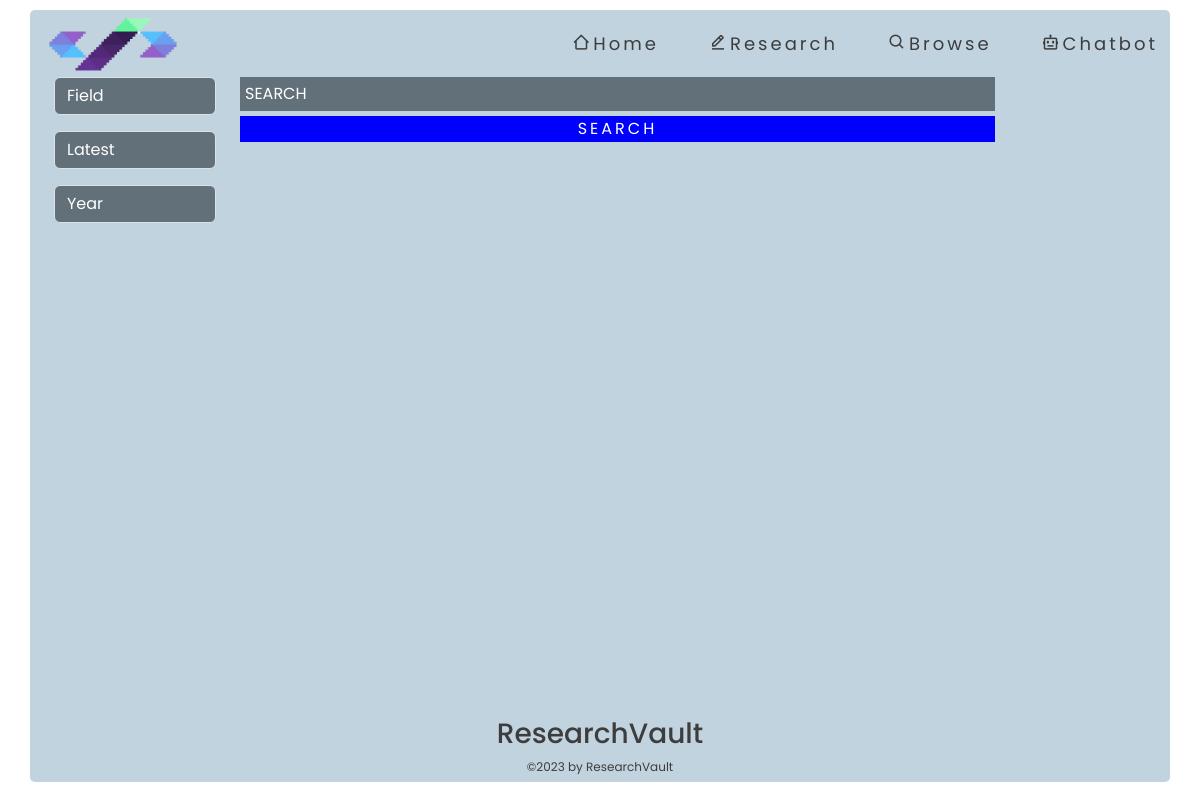
Page /research on the earlier database version.
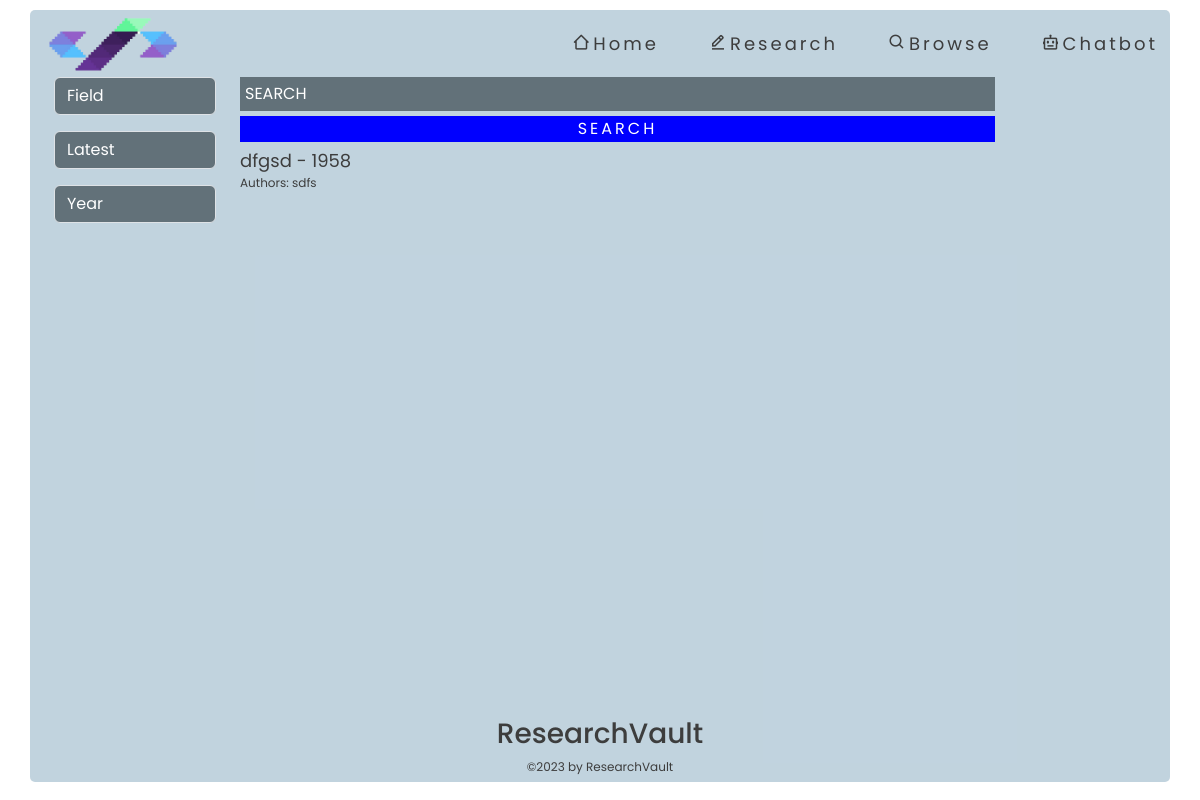
Same page on the later database version.
### tables this page shows
CREATE TABLE "uploads" (
	"id"	INTEGER,
	"title"	TEXT,
	"authors"	TEXT,
	"publicationDate"	TEXT,
	"thesisAdvisor"	TEXT,
	"department"	TEXT,
	"degree"	TEXT,
	"subjectArea"	TEXT,
	"abstract"	REAL,
	"file_path"	TEXT,
	"converted_file_path"	TEXT,
	"status"	INTEGER,
	PRIMARY KEY("id" AUTOINCREMENT)
);

### app.py (the view)
@app.route("/research")
def research():
    try:
        db_conn = DBConnection('database.db')
        selected_sort = request.args.get('sort', 'latest')
        selected_field = request.args.get('field', '')
        selected_year = request.args.get('year', '')
        search_query = request.args.get('search', '')  # Get the search query from the query parameters
        items, unique_subject_areas, unique_years = db_conn.fetch_research_publications(
            selected_sort, selected_field, selected_year, search_query)
        db_conn.close_connection()
        return render_template('research.html', items=items, subject_areas=unique_subject_areas,
                               unique_years=unique_years, selected_sort=selected_sort,
                               selected_field=selected_field, selected_year=selected_year,
                               search_query=search_query)
    except Exception as e:
        print("Error browsing publications:", e)
        return render_template('404.html')

### db_connection.py (called while the page is built)
    def get_db(self):
        db = getattr(g, '_database', None)
        if db is None:
            db = g._database = sqlite3.connect(self.DB)
        return db

    def close_connection(self):
        db = getattr(g, '_database', None)
        if db is not None:
            db.close()

### templates/research.html (shortened to what this page needs)
<!DOCTYPE html>
<html lang="en">
<head>
    <link rel="stylesheet" type="text/css" href="{{ url_for('static', filename='css/research.css') }}">
    <link href='https://unpkg.com/boxicons@2.1.4/css/boxicons.min.css' rel='stylesheet'>
    <link href="https://cdn.jsdelivr.net/npm/bootstrap@5.3.0/dist/css/bootstrap.min.css" rel="stylesheet">
</head>
<body>
    <div class="browse-container container">
        <div class="browse-navbar d-flex justify-content-between align-items-center">
            <img src="static/pics/logo.png" class="img-fluid">
            <div class="browse-right">
                <a href="/" id="home-edit"><i class='bx bx-home-alt-2'></i>Home</a>
                <a href="/research" id="edit-browse"><i class='bx bx-edit-alt'></i>Research</a>
                <a href="/browse" id="browse-browse"><i class='bx bx-search' ></i>Browse</a>
                <a href="/chatbot" id="chatbot-browse"><i class='bx bx-bot'></i></i>Chatbot</a>
            </div>
        </div>
            <div class="browse-content d-flex flex-column flex-grow-1">
                <div class="search-results d-flex flex-column">
                    <div class="container-fluid">
                        <div class="row">
                            <div class="col-md-2">
                                <div class="browse-filter">
                                    <select id="field" class="form-select mb-3" onchange="filterItems()">
                                        <option value="">Field</option>
                                    </select>
                                    <select id="sort" class="form-select mb-3" onchange="filterItems()">
                                        <option value="latest" {% if selected_sort == 'latest' %}selected{% endif %}>Latest</option>
                                    </select>
                                    <input type="number" id="year-input" min="2000" max="2023" step="1" list="year-list" placeholder="Year" class="form-control mb-3" value="{{ selected_year }}" onchange="filterItems()">
                                </div>
                            </div>
                              <div class="col-md-10">
                                <div class="col-md-10">
                                    <div class="browse-result d-flex flex-column">
                                        <input type="search" id="search-input" placeholder="SEARCH" value="{{ search_query }}">
                                        <button type="submit" id="search-button">SEARCH</button>
                                        {% for item in items %}
                                        <a class="browse-item" href="{{ url_for('publication_detail', item_id=item.id) }}" data-subjectArea="{{ item.subjectArea }}">
                                            {{ item.title }} - {{ item.year }}
                                            <p>Authors: {{ item.authors }}</p>
                                        </a>
                                        {% endfor %}
                                    </div>
                                </div>
                            </div>
                            </div>
                            </div>
                            </div>
                            <footer class="text-center">
                                <h3>ResearchVault</h3>
                                <p>©2023 by ResearchVault</p>
                            </footer>
                            </div>
                            </div>
</body>
</html>

### static/css/research.css (style rules this page uses)
* { font-family: 'Poppins', sans-serif; }
body { display: flex; padding: 10px; height: 100vh; color: rgb(61, 61, 61)!important; }
.container { height: 99%; border-radius: 5px; background: rgba(167, 193, 209, 0.7) !important; color: rgb(61, 61, 61)!important; }
img { max-width: 100%; width: 150px; }
a { text-decoration: none !important; color: rgb(61, 61, 61)!important; font-size: clamp(0.75rem, 0.2813rem + 1.5vw, 1.125rem); }
.browse-right { display: flex; font-size: clamp(0.9375rem, 0.5469rem + 1.25vw, 1.25rem); gap: 50px; letter-spacing: 3px; }
.browse-result { display: flex; height: 80vh; }
input, select { background: #627179 !important; border: none; outline: none; color: white !important; }
input::placeholder { color: white !important; }
input[type="search"] { padding: 5px; margin-bottom: 5px; }
#search-button { background-color: blue !important; border: none !important; color: white !important; outline: none !important; letter-spacing: 3px; transition: all 0.3s linear; margin-bottom: 5px; }
h3 { font-size: clamp(0.75rem, 0.2813rem + 1.5vw, 1.125rem); }
p { font-size: clamp(0.625rem, 0.4688rem + 0.5vw, 0.75rem); }
.browse-filter { display: block; }
.browse-item { display: block; text-decoration: none; color: #000; margin-bottom: 8px; transition: all 0.3s linear; }

Differences in the rows shown:
added uploads: title "dfgsd", year "1958", authors "sdfs"
